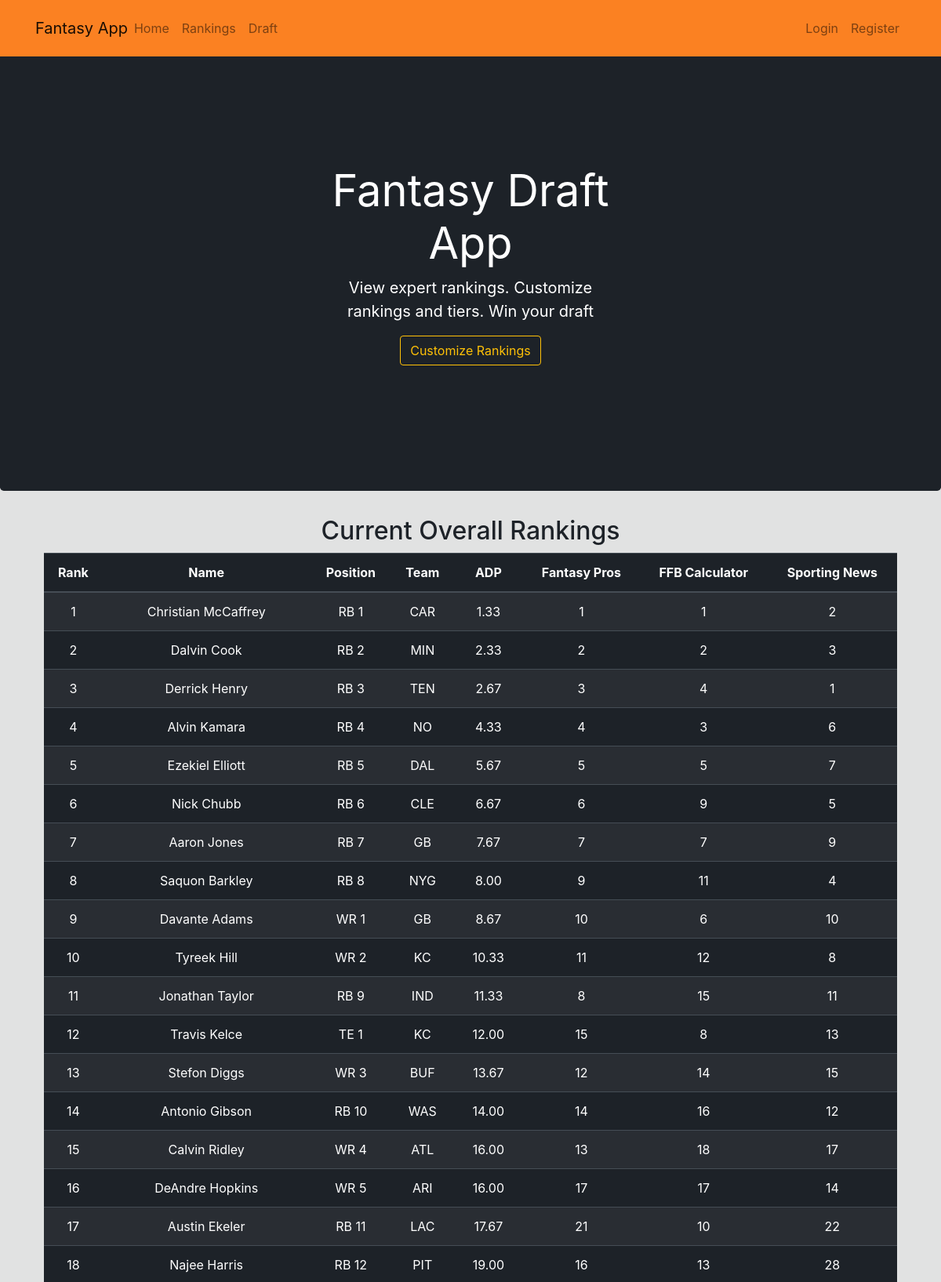
The page /home (upper part) on the database its author committed.
### website/models.py (models this page shows, shortened)
class Player(db.Model):
    id = db.Column(db.Integer(), primary_key=True)
    rank = db.Column(db.Integer())
    name = db.Column(db.String(length=40), nullable=False, unique=True)
    position = db.Column(db.String(length=3), nullable=False)
    team = db.Column(db.String(length=4))
    adp = db.Column(db.DECIMAL(3,2))
    fp_rank = db.Column(db.Integer())
    ffb_calc_rank = db.Column(db.Integer())
    sport_news_rank = db.Column(db.Integer())
    position_rank = db.Column(db.Integer())

### website/routes.py (the view)
@app.route('/')
@app.route('/home')
def home_page():
    players = Player.query.order_by('rank').all()
    return render_template('home.html', players=players)

### website/templates/home.html (shortened to what this page needs)
{% extends 'base.html' %}
{% block content %}
  <div class="jumbotron text-center" style="color:white; background-color:#1D2228;">
      <div class="col-md-5 p-lg-5 mx-auto my-5">
          <h1 class="display-4 font-weight-normal" style="color: white">Fantasy Draft App</h1>
          <p class="lead font-weight-normal">View expert rankings. Customize rankings and tiers. Win your draft</p>
          <a class="btn btn-outline-warning" href="{{ url_for('rankings_page') }}">Customize Rankings</a>
      </div>
  </div>
  <div class="container">
    <h2 class="text-center">Current Overall Rankings</h2>
    <table class="table table-hover table-dark table-striped overflow-hidden" style="width:98%; margin-left:auto; margin-right:auto; background-color: #1D2228; color:white">
      <thead>
          <tr>
              <th scope="col" class="text-center">Rank</th>
              <th scope="col" class="text-center">Name</th>
              <th scope="col" class="text-center">Position</th>
              <th scope="col" class="text-center">Team</th>
              <th scope="col" class="text-center">ADP</th>
              <th scope="col" class="text-center">Fantasy Pros</th>
              <th scope="col" class="text-center">FFB Calculator</th>
              <th scope="col" class="text-center">Sporting News</th>
          </tr>
      </thead>
      <tbody>
          {% for player in players %}
              <tr>
                  <td class="text-center">{{ player.rank }}</td>
                  <td class="text-center">{{ player.name }}</td>
                  <td class="text-center">{{ player.position }} {{ player.position_rank }}</td>
                  <td class="text-center">{{ player.team }}</td>
                  <td class="text-center">{{ (player.adp) }}</td>
                  <td class="text-center">{{ player.fp_rank }}</td>
                  <td class="text-center">{{ player.ffb_calc_rank }}</td>
                  <td class="text-center">{{ player.sport_news_rank }}</td>
              </tr>
          {% endfor %}
      </tbody>
    </table>
  </div>
{% endblock %}

### website/templates/base.html (shortened to what this page needs)
<!doctype html>
<html lang="en">
	<head>
		<link rel="stylesheet" href="https://cdn.jsdelivr.net/npm/bootstrap@4.5.3/dist/css/bootstrap.min.css">
	</head>
	<body style="background-color: #E1E2E2; color:  #1D2228; padding: 50px 0px 0px 0px; z-index: 0;">
		<nav class="py-3 navbar navbar-expand-sm navbar-light fixed-top" style="background-color: #FB8122;">
			<div class="container">
				<a class="navbar-brand mr-auto" href="{{ url_for('home_page') }}">Fantasy App</a>
				<div class="collapse navbar-collapse" id="navbarNav">
					<ul class="navbar-nav mr-auto">
						<li class="nav-item">
							<a class="nav-link" href="{{ url_for('home_page') }}">Home <span class="sr-only">(current)</span></a>
						</li>
						<li class="nav-item">
							<a class="nav-link" href="{{ url_for('rankings_page') }}">Rankings</a>
						</li>
						<li class="nav-item">
							<a class="nav-link" href="{{ url_for('draft_page') }}">Draft</a>
						</li>
					</ul>
					{% if current_user.is_authenticated %}
					<ul class="navbar-nav">
						<li class="nav-item">
							<a class="nav-link">
								<i class="fas fa-football-ball"></i>
							</a>
						</li>
						<li class="nav-item">
							<a class="nav-link">Welcome, {{ current_user.username }}</a>
						</li>
						<li class="nav-item">
							<a class="nav-link" href="{{ url_for('logout_page') }}">Logout</a>
						</li>
					</ul>
					{% else %}
					<ul class="navbar-nav">
						<li class="nav-item">
							<a class="nav-link" href="{{ url_for('login_page') }}">Login</a>
						</li>
						<li class="nav-item">
							<a class="nav-link" href="{{ url_for('register_page') }}">Register</a>
						</li>
					</ul>
				</div>
				{% endif %}
			</div>
		</nav>
	{% block content %}
	{% endblock %}
</body>
</html>

### website/templates/base.html (style rules this page uses)
label, h1, h6 { color: #1D2228; }

### rows shown on the page
Player: rank "1", name "Christian McCaffrey", position "RB", position_rank "1", team "CAR", adp "1.33", fp_rank "1", ffb_calc_rank "1", sport_news_rank "2"
Player: rank "2", name "Dalvin Cook", position "RB", position_rank "2", team "MIN", adp "2.33", fp_rank "2", ffb_calc_rank "2", sport_news_rank "3"
Player: rank "3", name "Derrick Henry", position "RB", position_rank "3", team "TEN", adp "2.67", fp_rank "3", ffb_calc_rank "4", sport_news_rank "1"
Player: rank "4", name "Alvin Kamara", position "RB", position_rank "4", team "NO", adp "4.33", fp_rank "4", ffb_calc_rank "3", sport_news_rank "6"
Player: rank "5", name "Ezekiel Elliott", position "RB", position_rank "5", team "DAL", adp "5.67", fp_rank "5", ffb_calc_rank "5", sport_news_rank "7"
Player: rank "6", name "Nick Chubb", position "RB", position_rank "6", team "CLE", adp "6.67", fp_rank "6", ffb_calc_rank "9", sport_news_rank "5"
Player: rank "7", name "Aaron Jones", position "RB", position_rank "7", team "GB", adp "7.67", fp_rank "7", ffb_calc_rank "7", sport_news_rank "9"
Player: rank "8", name "Saquon Barkley", position "RB", position_rank "8", team "NYG", adp "8.00", fp_rank "9", ffb_calc_rank "11", sport_news_rank "4"
Player: rank "9", name "Davante Adams", position "WR", position_rank "1", team "GB", adp "8.67", fp_rank "10", ffb_calc_rank "6", sport_news_rank "10"
Player: rank "10", name "Tyreek Hill", position "WR", position_rank "2", team "KC", adp "10.33", fp_rank "11", ffb_calc_rank "12", sport_news_rank "8"
Player: rank "11", name "Jonathan Taylor", position "RB", position_rank "9", team "IND", adp "11.33", fp_rank "8", ffb_calc_rank "15", sport_news_rank "11"
Player: rank "12", name "Travis Kelce", position "TE", position_rank "1", team "KC", adp "12.00", fp_rank "15", ffb_calc_rank "8", sport_news_rank "13"
Player: rank "13", name "Stefon Diggs", position "WR", position_rank "3", team "BUF", adp "13.67", fp_rank "12", ffb_calc_rank "14", sport_news_rank "15"
Player: rank "14", name "Antonio Gibson", position "RB", position_rank "10", team "WAS", adp "14.00", fp_rank "14", ffb_calc_rank "16", sport_news_rank "12"
Player: rank "15", name "Calvin Ridley", position "WR", position_rank "4", team "ATL", adp "16.00", fp_rank "13", ffb_calc_rank "18", sport_news_rank "17"
Player: rank "16", name "DeAndre Hopkins", position "WR", position_rank "5", team "ARI", adp "16.00", fp_rank "17", ffb_calc_rank "17", sport_news_rank "14"
Player: rank "17", name "Austin Ekeler", position "RB", position_rank "11", team "LAC", adp "17.67", fp_rank "21", ffb_calc_rank "10", sport_news_rank "22"
Player: rank "18", name "Najee Harris", position "RB", position_rank "12", team "PIT", adp "19.00", fp_rank "16", ffb_calc_rank "13", sport_news_rank "28"
